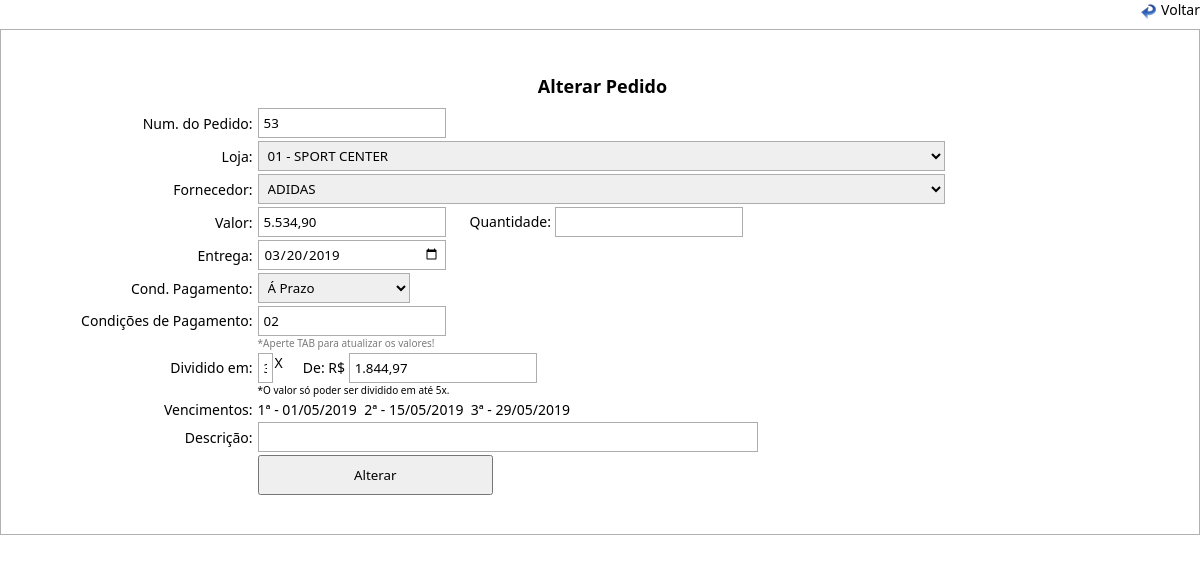
Screenshot of /altera_pedido_old.php?id=1170 with the database file from the repository.
### tables this page shows
CREATE TABLE `pedidos` (
  `id_pedidos` int(11) NOT NULL AUTO_INCREMENT,
  `num_pedido` varchar(10) DEFAULT NULL,
  `nome_loja` varchar(100) DEFAULT NULL,
  `nome_fornecedor` varchar(100) DEFAULT NULL,
  `valor_pedido` float DEFAULT NULL,
  `qtd_pedido` varchar(10) NOT NULL,
  `data_entrega` date DEFAULT NULL,
  `cod_pag_pedido` varchar(15) DEFAULT NULL,
  `cod_cond_pag` varchar(5) NOT NULL,
  `prazo` varchar(2) NOT NULL,
  `valor_dividido` float NOT NULL,
  `descricao` varchar(50) NOT NULL,
  PRIMARY KEY (`id_pedidos`)
);

### processos/database.php (called while the page is built, shortened)
<?php
function DBRead ($table, $params = null, $fields = '*') {
	$params = ($params) ? " {$params}" : null;
		$query = "SELECT {$fields} FROM {$table}{$params}";
		$result = DBExecute($query);
		if (!mysqli_num_rows($result))
			return false;
		else {
			while ($res = mysqli_fetch_assoc($result)) {
				$data[] = $res;
			}
			return $data;
		}
}
function DBExecute($query){
	$link = DBConnect();
	$result = @mysqli_query($link, $query) or die (mysqli_error($link));
	return $result;
}
?>

### altera_pedido_old.php (the view, shortened to what this page needs)
<!doctype html>
<html>
    <head>
        <link href="css/style.css" rel="stylesheet" type="text/css">
        <link rel="stylesheet" href="css/menu.css">
    </head>
    <body>
<?php
  require 'processos/database.php';
  $id = $_GET['id'];
  $le_pedido = DBRead ('pedidos', "WHERE id_pedidos = '$id'", '*');
  foreach ($le_pedido as $pd){
function get_browser_name($user_agent)
{
    if (strpos($user_agent, 'Chrome')) return 'Chrome';
    return 'Other';
}
if (get_browser_name($_SERVER['HTTP_USER_AGENT']) == 'Chrome') {
	$entrega = $pd['data_entrega'];
	$PagAVista = $pd['data_entrega'];
}
    ?>
    <form action="<?php echo htmlspecialchars($_SERVER["PHP_SELF"]);?>" method="post">
    <div class="voltar">
		<a href="javascript:history.back(1);">Voltar</a>
	</div>
    <table border="0" cellpadding="0" cellspacing="0" class="table">
      <tbody>
        <tr>
          <td height="42" colspan="2" align="center"><span class="titulo">Alterar Pedido</span></td>
        </tr>
        <tr>
          <td width="21%" align="right">Num. do Pedido:<input type="hidden" name="id_pd" value="<?php echo $pd['id_pedidos']; ?>"></td>
          <td width="79%"><input type="text" name="num_pedido" class="cod" value="<?php echo $pd['num_pedido']; ?>"></td>
        </tr>
        <tr>
          <td align="right"><label for="select">Loja:</label></td>
          <td>
            <select name="lojas" class="select">
            <option><?php echo $pd['nome_loja']; ?></option>
            <?php
            $lojas = DBRead ('lojas', 'ORDER BY cod_loja ASC', 'cod_loja, nome_loja');
            ?>
            </select>
          </td>
        </tr>
        <tr>
          <td align="right">Fornecedor:</td>
          <td>
              <select name="fornecedor" class="select">
              <option><?php echo $pd['nome_fornecedor']; ?></option>
            <?php
            $fornecedor = DBRead ('fornecedor', 'ORDER BY nome_fornecedor ASC', 'nome_fornecedor');
            ?>
            </select>
          </td>
        </tr>
        <tr>
          <td align="right">Valor:</td>
          <td>
          <input type="text" name="valor" class="cod" onKeyPress="return(MascaraMoeda(this,'.',',',event))" value="<?php echo number_format($pd['valor_pedido'], 2, ',', '.'); ?>">
          <span style="margin-left: 20px;">Quantidade: </span>
          <input type="text" name="qtd" class="cod" value="<?php echo $pd['qtd_pedido']; ?>">
          </td>
        </tr>
        <tr>
          <td align="right">Entrega:</td>
          <td><input type="date" name="data_entrega" class="cod" maxlength="10" placeholder="dd/mm/aaaa" onkeyup="formatar('##/##/####', this, event)" value="<?php echo $entrega; ?>" onkeypress='validate(event)'></td>
        </tr>
        <tr>
          <td align="right">Cond. Pagamento:</td>
          <td>
            <select name="cond_pagamento" class="cod" style="width: 152px;">
              <?php
                if ($pd['cod_pag_pedido'] == 'avista') {
                  echo "<option value='avista'>Á Vista</option>";
                }else {
                  echo "<option value='aprazo'>Á Prazo</option>";
                } ?>
            </select>
          </td>
        </tr>
        <tr>
        	<td  align="right" valign="top" style="padding-top: 5px;"> Condições de Pagamento:</td>
        	<td>
            <input type="text" id="categoria" name="condicoes" class="cod" placeholder="Código" onkeypress="validate(event)" value="<?php echo $pd['cod_cond_pag']; ?>"><br />
       <span style="font-size:10px; color:#7B7B7B; margin-bottom: 10px;">*Aperte TAB para atualizar os valores!</span> <br />
            </td>
        </tr>
    <?php
    $datas_pag = DBRead ('datas_pag_pedidos', 'WHERE cod_pedido = "'.$pd['num_pedido'].'"', 'datas_pagamentos');
	$contador = 0;
    foreach ($datas_pag as $dt) {
        if ($pd['cod_pag_pedido'] == 'avista') {
			$exibeVencimeto = 0;
            $tipo_pagamento = "
                  <td align='right'>Data do Pagamento à vista:</td>
                  <td><input type='date' name='data_avista' class='cod' maxlength='10' placeholder='dd/mm/aaaa' onkeyup='formatar('##/##/####', this, event)' value='$PagAVista'></td>
                ";
        } else {
			$exibeVencimeto = 1;
			$contador++;
			$datas = date('d/m/Y', strtotime($dt["datas_pagamentos"]));
			$datas_pagamento .= $contador.'ª - '.$datas.'&nbsp;&nbsp;';
    	   $tipo_pagamento = "
        		  <td valign='bottom' align='right'>
        				<span style='margin-top: 5px; margin-bottom: 20px; float:right; width: 100%;'>Dividido em:</span>
        			</td>
        		  <td>
                    <input name='prazo' value='".$pd['prazo']."' class='cod' onkeyup='soma()' onKeyDown='validar(this,'text');' style='width: 15px; float: left;' >
        			<span style='margin-left: 2px; float:left;'>X</span>
    				<span style='margin-left: 20px;'>De: R$ </span>
    				<input type='text' onKeyPress='return(MascaraMoeda(this,'.',',',event))' name='valor_dividido' class='cod' value='".number_format($pd['valor_dividido'], 2, ',', '.')."'> <br />
    				<span style='margin-bottom: 15px; font-size:10px;'>*O valor só poder ser dividido em até 5x.</span>
    				<br />";
        }
    }
    echo '<tr>'.$tipo_pagamento.'</tr>';
	if($exibeVencimeto==1){
		echo '<tr><td  valign="bottom" align="right"> Vencimentos: </td><td>'.$datas_pagamento.' </td></tr>';
	}
    ?>
        <tr>
          <td width="21%" align="right">Descrição:</td>
          <td width="79%"><input type="text" name="descricao" class="text" style=" width: 500px;" value="<?php echo $pd['descricao']; ?>"></td>
        </tr>
        <tr>
          <td>&nbsp;</td>
          <td><input type="submit" value="Alterar" class="botton"></td>
        </tr>
      </tbody>
    </table>
    </form>
    <?php
  }
?>
</body>
</html>

### css/style.css (style rules this page uses)
html { height: 89%; padding: 0; margin: 0; }
body { height: 99%; padding: 0; margin: 0; }
* { padding: 0; margin: 0; font-family: Segoe, "Segoe UI", "DejaVu Sans", "Trebuchet MS", Verdana, sans-serif; }
.table { width: 100%; border: 1px solid #B1B1B1; padding: 3% 0 3% 0; }
.table td { font-size: 14px; padding: 0 0 3px 5px; }
.titulo { font-size: 18px; font-weight: bold; }
.cod { width: 20%; height: 30px; border: 1px solid #ADADAD; padding: 0 5px 0 5px; }
.text { width: 70%; height: 30px; border: 1px solid #ADADAD; padding: 0 5px 0 5px; }
.select { width: 73%; height: 30px; border: 1px solid #ADADAD; padding: 0 5px 0 5px; }
.botton { width: 25%; height: 40px; }
a { color: #000000; text-decoration: none; font-size: 14px; }
.voltar { width: auto; height: auto; padding-left: 20px; margin-bottom: 10px; float: right; background-image: url(../imagens/icone_voltar.png); background-repeat: no-repeat; background-position: left bottom; background-size: 15px 15px; }
.voltar a { text-decoration:none; color:#000; }

### rows the page displays
pedidos: num_pedido "53", lojas "01 - SPORT CENTER", fornecedor "ADIDAS", valor "5.534,90", data_entrega "03/20/2019", cond_pagamento "Á Prazo", condicoes "02", prazo "3", valor_dividido "1.844,97", datas_pagamento "1ª - 01/05/2019 2ª - 15/05/2019 3ª - 29/05/2019"
